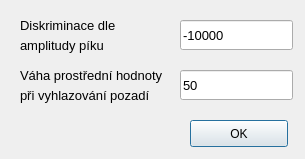
<?xml version="1.0" encoding="UTF-8"?>
<ui version="4.0">
 <class>Dialog</class>
 <widget class="QDialog" name="Dialog">
  <property name="geometry">
   <rect>
    <x>0</x>
    <y>0</y>
    <width>305</width>
    <height>159</height>
   </rect>
  </property>
  <property name="windowTitle">
   <string>Dialog</string>
  </property>
  <widget class="QPushButton" name="pushButton">
   <property name="geometry">
    <rect>
     <x>190</x>
     <y>120</y>
     <width>98</width>
     <height>27</height>
    </rect>
   </property>
   <property name="text">
    <string>OK</string>
   </property>
  </widget>
  <widget class="QLabel" name="label_11">
   <property name="geometry">
    <rect>
     <x>20</x>
     <y>10</y>
     <width>151</width>
     <height>31</height>
    </rect>
   </property>
   <property name="font">
    <font>
     <pointsize>10</pointsize>
    </font>
   </property>
   <property name="text">
    <string>Diskriminace dle</string>
   </property>
  </widget>
  <widget class="QLineEdit" name="lineEdit_8">
   <property name="geometry">
    <rect>
     <x>180</x>
     <y>20</y>
     <width>113</width>
     <height>30</height>
    </rect>
   </property>
   <property name="font">
    <font>
     <pointsize>10</pointsize>
    </font>
   </property>
   <property name="text">
    <string>-10000</string>
   </property>
  </widget>
  <widget class="QLabel" name="label_2">
   <property name="geometry">
    <rect>
     <x>20</x>
     <y>30</y>
     <width>151</width>
     <height>31</height>
    </rect>
   </property>
   <property name="font">
    <font>
     <pointsize>10</pointsize>
    </font>
   </property>
   <property name="text">
    <string>amplitudy píku</string>
   </property>
  </widget>
  <widget class="QLabel" name="label_4">
   <property name="geometry">
    <rect>
     <x>20</x>
     <y>80</y>
     <width>151</width>
     <height>31</height>
    </rect>
   </property>
   <property name="font">
    <font>
     <pointsize>10</pointsize>
    </font>
   </property>
   <property name="text">
    <string>při vyhlazování pozadí</string>
   </property>
  </widget>
  <widget class="QLabel" name="label_3">
   <property name="geometry">
    <rect>
     <x>20</x>
     <y>60</y>
     <width>151</width>
     <height>31</height>
    </rect>
   </property>
   <property name="font">
    <font>
     <pointsize>10</pointsize>
    </font>
   </property>
   <property name="text">
    <string>Váha prostřední hodnoty</string>
   </property>
  </widget>
  <widget class="QLineEdit" name="lineEdit_9">
   <property name="geometry">
    <rect>
     <x>180</x>
     <y>70</y>
     <width>113</width>
     <height>30</height>
    </rect>
   </property>
   <property name="font">
    <font>
     <pointsize>10</pointsize>
    </font>
   </property>
   <property name="text">
    <string>50</string>
   </property>
  </widget>
 </widget>
 <resources/>
 <connections/>
</ui>
